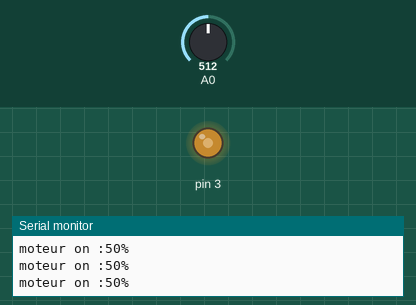
This sketch was run on a simulated Arduino Uno, built with avr-gcc and run on an emulated ATmega328P. Parts: output pins drawn as LEDs (lit = HIGH), the last lines printed to the serial monitor. The inputs (shaded band) are chosen by the test bench; at power-on: A0 = 512.

Above: at 1.2 s.
1.3 s: A0 set to 122
At 2.0 s:
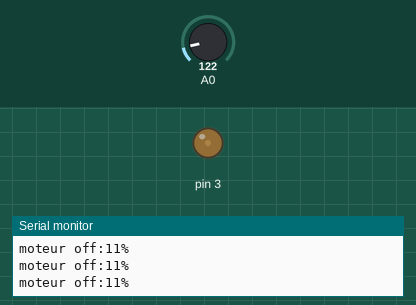
2.8 s: A0 set to 100
At 4.2 s:
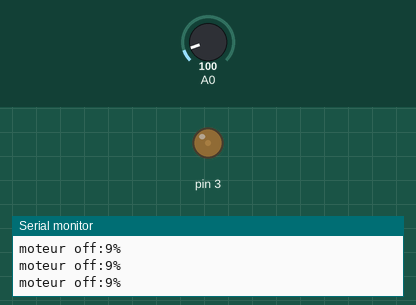
5.8 s: A0 set to 1023
At 6.4 s:
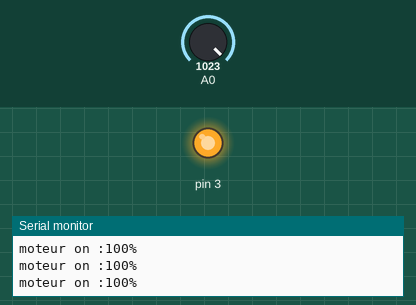
7.3 s: A0 set to 1015
At 8.8 s:
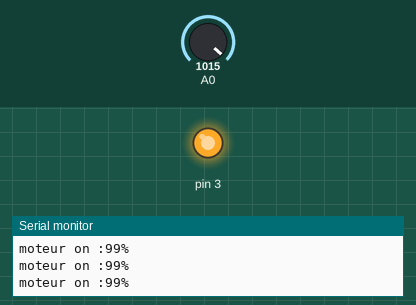
10.3 s: A0 set to 250
At 10.9 s:
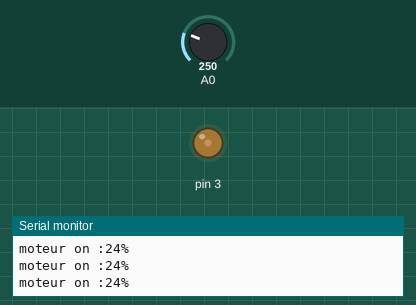
11.8 s: A0 set to 221
At 13.1 s:
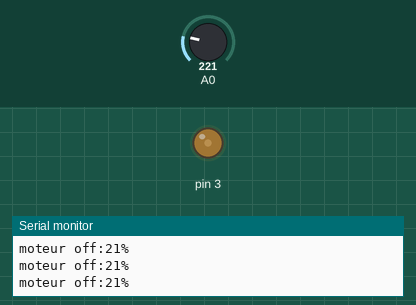
Timing chart, 0 to 14.8 s (numbered marks = the images above; inputs shaded):
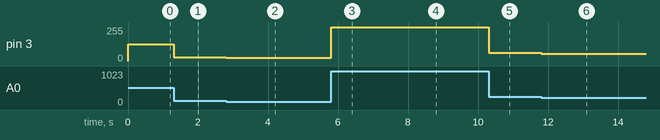

The sketch:

sketch_may16a.ino
```cpp
int i=0;
int f=0;
int r=0;
void setup() {
  pinMode(3, OUTPUT);
  pinMode(A0, INPUT);
  Serial.begin(9600);

}

void loop() {
  f=analogRead(A0);
  i=map(f,0,1023,0,254 );
  r=map(i,0,254,0,100);
  analogWrite(3, i);

  if (r<23) {
   Serial.print("moteur off");
   Serial.print(":");
   Serial.print(r);
   Serial.print("%");
   Serial.println();
  }
  else {
   Serial.print("moteur on ");
   Serial.print(":");
   Serial.print(r);
   Serial.print("%");
   Serial.println();
  }
}
```

Measured:
- after the input at 1.3 s, pin 3: 127/255 → 30/255 at once
- after the input at 2.8 s, pin 3: 30/255 → 24/255 at once
- after the input at 5.8 s, pin 3: 24/255 → 254/255 at once
- after the input at 7.3 s, pin 3: 254/255 → 252/255 at once
- after the input at 10.3 s, pin 3: 252/255 → 62/255 at once
- after the input at 11.8 s, pin 3: 62/255 → 54/255 at once
